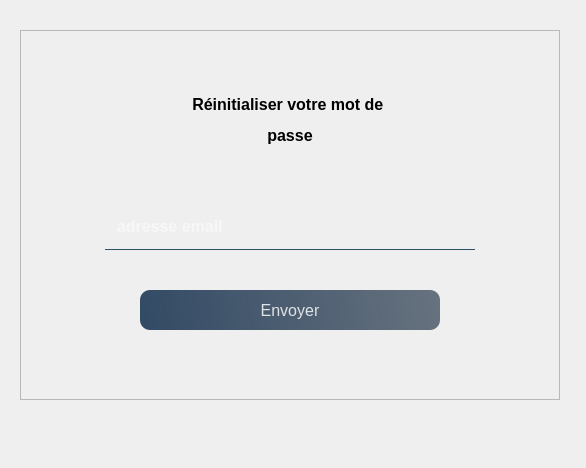
<?xml version="1.0" encoding="UTF-8"?>
<ui version="4.0">
 <class>Form</class>
 <widget class="QWidget" name="Form">
  <property name="geometry">
   <rect>
    <x>0</x>
    <y>0</y>
    <width>586</width>
    <height>468</height>
   </rect>
  </property>
  <property name="windowTitle">
   <string>Form</string>
  </property>
  <widget class="QFrame" name="frame">
   <property name="geometry">
    <rect>
     <x>20</x>
     <y>30</y>
     <width>540</width>
     <height>370</height>
    </rect>
   </property>
   <property name="styleSheet">
    <string notr="true">QPushButton#envoyer{	
	background-color: qlineargradient(spread:pad, x1:0, y1:0.505682, x2:1, y2:0.477, stop:0 rgba(20, 47, 78, 219), stop:1 rgba(85, 98, 112, 226));
	color:rgba(255, 255, 255, 210);
	border-radius:10px;
}
QPushButton#envoyer:hover{	
	background-color: qlineargradient(spread:pad, x1:0, y1:0.505682, x2:1, y2:0.477, stop:0 rgba(40, 67, 98, 219), stop:1 rgba(105, 118, 132, 226));
}
QPushButton#envoyer:pressed{	
	padding-left:5px;
	padding-top:5px;
	background-color:(255, 255, 255, 210);
}</string>
   </property>
   <property name="frameShape">
    <enum>QFrame::StyledPanel</enum>
   </property>
   <property name="frameShadow">
    <enum>QFrame::Raised</enum>
   </property>
   <widget class="QLabel" name="fond">
    <property name="geometry">
     <rect>
      <x>20</x>
      <y>20</y>
      <width>500</width>
      <height>330</height>
     </rect>
    </property>
    <property name="styleSheet">
     <string notr="true">border-radius : 20px;
background-image: url(:/images/fond/fondPassword3.png);</string>
    </property>
    <property name="text">
     <string/>
    </property>
   </widget>
   <widget class="QLabel" name="phrase">
    <property name="geometry">
     <rect>
      <x>115</x>
      <y>40</y>
      <width>310</width>
      <height>100</height>
     </rect>
    </property>
    <property name="font">
     <font>
      <pointsize>16</pointsize>
      <bold>true</bold>
     </font>
    </property>
    <property name="styleSheet">
     <string notr="true">white-space: normal;</string>
    </property>
    <property name="text">
     <string>&lt;html&gt;&lt;head/&gt;&lt;body&gt;&lt;p align=&quot;center&quot;&gt;&lt;span style=&quot; font-size:12pt;&quot;&gt;Réinitialiser votre mot de &lt;/span&gt;&lt;/p&gt;&lt;p align=&quot;center&quot;&gt;&lt;span style=&quot; font-size:12pt;&quot;&gt;passe&lt;/span&gt;&lt;/p&gt;&lt;/body&gt;&lt;/html&gt;</string>
    </property>
    <property name="textFormat">
     <enum>Qt::AutoText</enum>
    </property>
   </widget>
   <widget class="QLineEdit" name="mail">
    <property name="geometry">
     <rect>
      <x>85</x>
      <y>180</y>
      <width>370</width>
      <height>40</height>
     </rect>
    </property>
    <property name="font">
     <font>
      <pointsize>12</pointsize>
      <bold>true</bold>
     </font>
    </property>
    <property name="styleSheet">
     <string notr="true">background-color:rgba(0, 0, 0, 0);
border:1px solid rgba(0, 0, 0, 0);
border-bottom-color:rgba(46, 82, 101, 255);
color:rgb(255, 255, 255);
font-weight: bold;
padding-bottom:7px</string>
    </property>
    <property name="placeholderText">
     <string>  adresse email</string>
    </property>
   </widget>
   <widget class="QPushButton" name="envoyer">
    <property name="geometry">
     <rect>
      <x>120</x>
      <y>260</y>
      <width>300</width>
      <height>40</height>
     </rect>
    </property>
    <property name="font">
     <font>
      <pointsize>12</pointsize>
     </font>
    </property>
    <property name="text">
     <string>Envoyer</string>
    </property>
   </widget>
  </widget>
 </widget>
 <resources>
  <include location="resMotPassePerdu.qrc"/>
 </resources>
 <connections/>
</ui>
